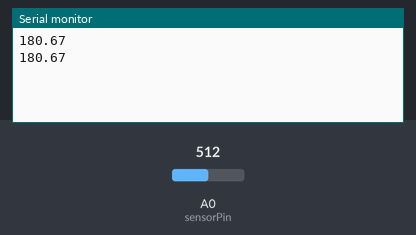
Bench run of a sketch on a simulated Arduino Uno, built with avr-gcc and run on an emulated ATmega328P. On the bench: the last lines printed to the serial monitor. The inputs (shaded band) are chosen by the test bench; at power-on: A0 (sensorPin) = 512.

Above: at 1.8 s.
1.9 s: A0 (sensorPin) set to 1005
At 2.8 s:
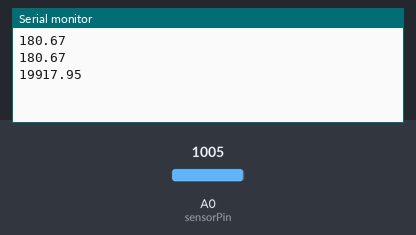
3.4 s: A0 (sensorPin) set to 1023
At 4.6 s:
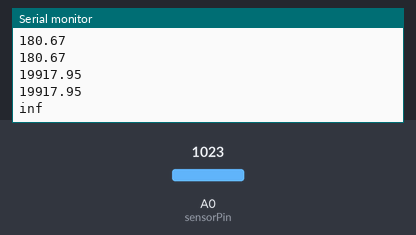

Measured:
- the behaviour switches between 1022 and 1023 on A0 (sensorPin) (found by bisection; images 1 and 2)
- after the input at 1.9 s, the serial monitor: prints a new line after 0.10 s (image 1)
- after the input at 3.4 s, the serial monitor: prints a new line after 0.60 s (image 2)

The sketch:

Windvane.ino
```cpp
const int sensorPin = A0;  // Analog input pin that senses Vout
int sensorValue = 0;       // sensorPin default value
float Vin = 5;             // Input voltage
float Vout = 0;            // Vout default value
float Rref = 9999;          // Reference resistor's value in ohms (you can give this value in kiloohms or megaohms - the resistance of the tested resistor will be given in the same units)
float R = 0;               // Tested resistors default value
float theta = 0;

void setup ()
{
  Serial.begin(9600);      // Initialize serial communications at 9600 bps
}

void loop ()
{
  sensorValue = analogRead(sensorPin);  // Read Vout on analog input pin A0 (Arduino can sense from 0-1023, 1023 is 5V)
  Vout = (Vin * sensorValue) / 1023;    // Convert Vout to volts
  R = Rref * (1 / ((Vin / Vout) - 1));  // Formula to calculate tested resistor's value                          // Delay in milliseconds between reeds
  theta = (R/10000) * 360 + 180;
  if(theta > 360){
    theta = theta - 360;
  }
  Serial.println(theta);
  delay(1000);
}
```
